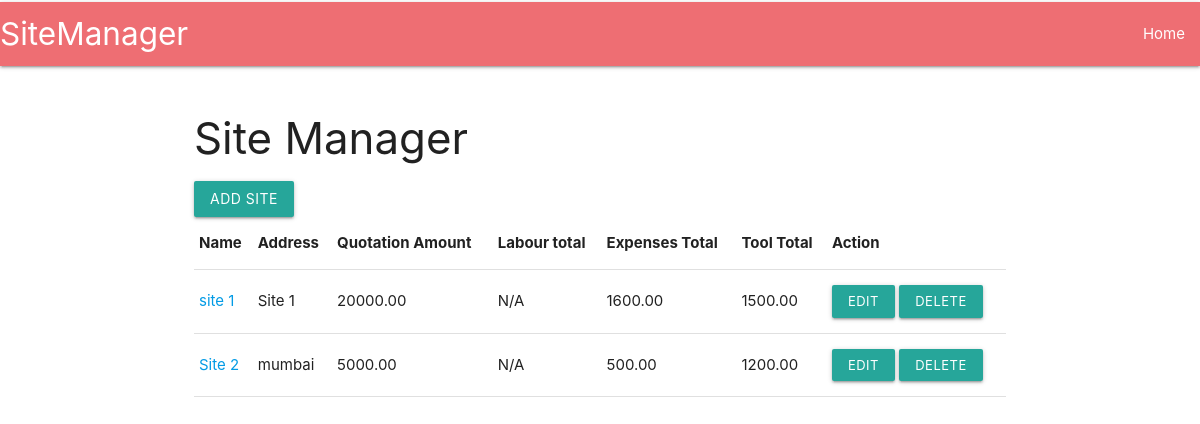
Before: / with the older database file.
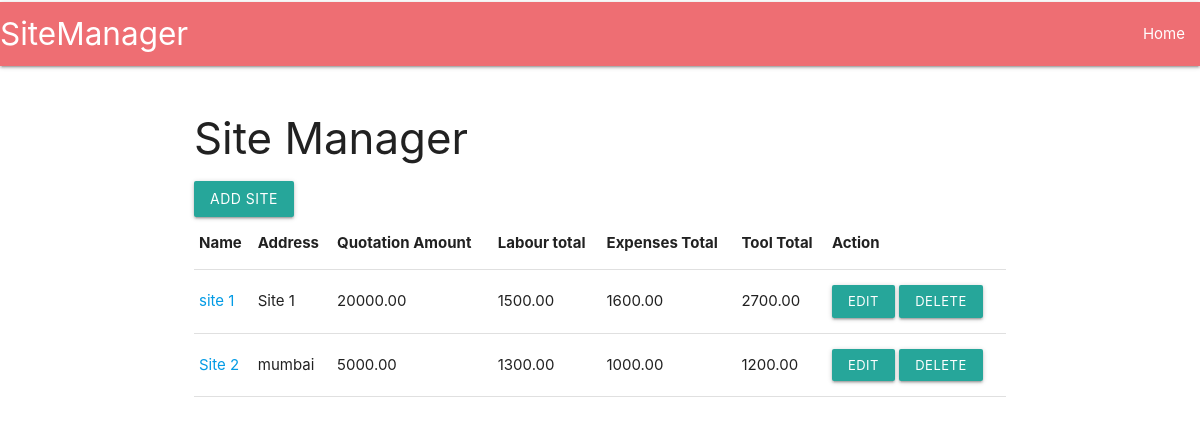
After: the same page with the newer database file.
### sites/models.py (models this page shows)
class Site(models.Model):
    name = models.CharField(max_length=100)
    address = models.CharField(max_length=255)
    quotation_amount = models.DecimalField(max_digits=50, decimal_places=2)

class TotalSitesToolAmount(models.Model):
    site = models.ForeignKey(Site, on_delete=models.CASCADE)
    total_tool_amount = models.DecimalField(max_digits=100, decimal_places=2)

class TotalSitesExpenseAmount(models.Model):
    site = models.ForeignKey(Site, on_delete=models.CASCADE)
    total_expense_amount = models.DecimalField(max_digits=100, decimal_places=2)

### sites/views.py (the view)
# urls.py: path('', include("sites.urls")),
def sites(request):
    sites = Site.objects.all()
    total_wages_per_worker = total_amount_per_laborer.objects.all()
    TotalExpAmount = TotalSitesExpenseAmount.objects.all()
    TotalToolAmount = TotalSitesToolAmount.objects.all()
    totalAmount = SitesPageTotalDisplay()
    print(totalAmount)
    content = {
        'sites': sites,
        'total_wages_per_worker': total_wages_per_worker,
        'TotalExpAmount': TotalExpAmount,
        'TotalToolAmount': TotalToolAmount,
        'totalAmount': totalAmount,
    }
    return render(request, 'sites/sitepage.html', content)

### sites/templatetags/custom_filters.py (called while the page is built)
@register.filter
def get_item(dictionary, key):
    return dictionary.get(key)

### sites/views.py (called while the page is built)
def SitesPageTotalDisplay():
    total_wages_per_worker = total_amount_per_laborer.objects.all()
    TotalExpAmount = TotalSitesExpenseAmount.objects.all()
    TotalToolAmount = TotalSitesToolAmount.objects.all()
    print(total_wages_per_worker.count())
    totalAmount = {}
    cc = total_wages_per_worker.count()
    for cc in range(0,cc):
        tot = 0
        for i in total_wages_per_worker:
            if i.site.id == cc:
                print(i.site.id)
                print(i.total_amount)
                tot = tot + i.total_amount
                print("inside if"+ str(tot))
                totalAmount[i.site.id] = tot
    print(totalAmount)
    print(TotalExpAmount)
    print(TotalToolAmount)
    return totalAmount

### sites/templates/sites/sitepage.html (shortened to what this page needs)
{% extends 'Navbar.html' %}
{% block content %}
<body>
    {% load custom_filters %}
    <div class="container">
        <h3>Site Manager</h3>
        <a href="addSites/" class="btn waves-effect waves-light">Add Site</a>
        <table class="highlight">
            <thead>
                <tr>
                    <th>Name</th>
                    <th>Address</th>
                    <th>Quotation Amount</th>
                    <th>Labour total</th>
                    <th>Expenses Total</th>
                    <th>Tool Total</th>
                    <th>Action</th>
                </tr>
            </thead>
            <tbody>
                {% for site in sites %}
                <tr>
                    <td><a href="{% url 'ManageSites' site.id %}"> {{ site.name }} </a></td>
                    <td> {{ site.address }} </td>
                    <td> {{ site.quotation_amount }} </td>
                    <td> {{ totalAmount|get_item:site.id|default:'N/A' }} </td>
                    {% for expense in TotalExpAmount %}
                    {% if expense.site.id == site.id %}
                    <td> {{ expense.total_expense_amount|default_if_none:0|yesno:'N/A' }} </td>
                    {% endif %}
                    {% endfor %}
                    {% for ToolAmount in TotalToolAmount %}
                    {% if ToolAmount.site.id == site.id %}
                    <td> {{ ToolAmount.total_tool_amount|default_if_none:0|yesno:'N/A' }} </td>
                    {% endif %}
                    {% endfor %}
                    <td>
                        <a href="{% url 'editSites' site.id %}" class="btn-small waves-effect waves-light">Edit</a>
                        <a href="{% url 'delete_site' site.id %}" class="btn-small waves-effect waves-light">Delete</a>
                    </td>
                </tr>
                {% endfor %}
            </tbody>
        </table>
    </div>
</body>
{% endblock %}

Changed rows visible on the page:
computed for Site "site 1": id "N/A" → "1500.00"
changed TotalSitesToolAmount (number 1 of 2 on the later page): total_tool_amount "1500.00" → "2700.00"
computed for Site "Site 2": id "N/A" → "1300.00"
changed TotalSitesExpenseAmount (number 2 of 2 on the later page): total_expense_amount "500.00" → "1000.00"
